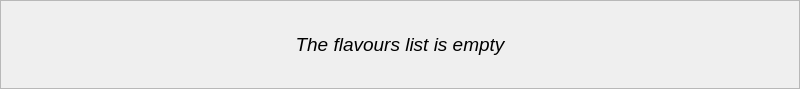
<?xml version="1.0" encoding="UTF-8"?>
<ui version="4.0">
 <class>Form</class>
 <widget class="QWidget" name="Form">
  <property name="geometry">
   <rect>
    <x>0</x>
    <y>0</y>
    <width>800</width>
    <height>89</height>
   </rect>
  </property>
  <property name="windowTitle">
   <string>Form</string>
  </property>
  <property name="windowOpacity">
   <double>1.000000000000000</double>
  </property>
  <layout class="QVBoxLayout" name="verticalLayout_4">
   <property name="spacing">
    <number>0</number>
   </property>
   <property name="leftMargin">
    <number>0</number>
   </property>
   <property name="topMargin">
    <number>0</number>
   </property>
   <property name="rightMargin">
    <number>0</number>
   </property>
   <property name="bottomMargin">
    <number>0</number>
   </property>
   <item>
    <layout class="QVBoxLayout" name="verticalLayout_3">
     <property name="spacing">
      <number>0</number>
     </property>
     <property name="topMargin">
      <number>0</number>
     </property>
     <item>
      <widget class="QScrollArea" name="scrollArea">
       <property name="widgetResizable">
        <bool>true</bool>
       </property>
       <property name="alignment">
        <set>Qt::AlignCenter</set>
       </property>
       <widget class="QWidget" name="scrollAreaWidgetContents">
        <property name="geometry">
         <rect>
          <x>0</x>
          <y>0</y>
          <width>794</width>
          <height>83</height>
         </rect>
        </property>
        <layout class="QVBoxLayout" name="verticalLayout">
         <property name="spacing">
          <number>0</number>
         </property>
         <property name="leftMargin">
          <number>0</number>
         </property>
         <property name="topMargin">
          <number>0</number>
         </property>
         <property name="rightMargin">
          <number>0</number>
         </property>
         <property name="bottomMargin">
          <number>0</number>
         </property>
         <item>
          <layout class="QVBoxLayout" name="emptyBox">
           <property name="spacing">
            <number>0</number>
           </property>
           <property name="sizeConstraint">
            <enum>QLayout::SetDefaultConstraint</enum>
           </property>
           <item>
            <widget class="QLabel" name="emptyLabel">
             <property name="font">
              <font>
               <pointsize>14</pointsize>
               <italic>true</italic>
              </font>
             </property>
             <property name="text">
              <string>The flavours list is empty</string>
             </property>
             <property name="alignment">
              <set>Qt::AlignCenter</set>
             </property>
            </widget>
           </item>
          </layout>
         </item>
        </layout>
       </widget>
      </widget>
     </item>
    </layout>
   </item>
  </layout>
 </widget>
 <resources/>
 <connections/>
</ui>
